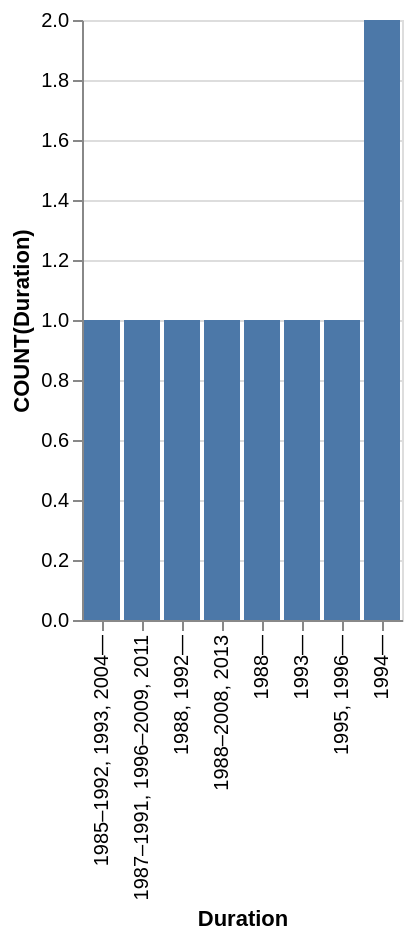

The Vega-Lite source for this figure:
### Vega-Lite specification from a JSON file in a GitHub repository (floating-point values rounded to 4 significant figures)
{"data": {"values": [{"x_data": "1985–1992, 1993, 2004—", "y_data": 1}, {"x_data": "1987–1991, 1996–2009, 2011", "y_data": 1}, {"x_data": "1988, 1992—", "y_data": 1}, {"x_data": "1988–2008, 2013", "y_data": 1}, {"x_data": "1988—", "y_data": 1}, {"x_data": "1993—", "y_data": 1}, {"x_data": "1994—", "y_data": 2}, {"x_data": "1995, 1996—", "y_data": 1}]}, "mark": "bar", "encoding": {"x": {"field": "x_data", "type": "nominal", "title": "Duration", "sort": {"op": "sum", "field": "y_data", "order": "ascending"}}, "y": {"field": "y_data", "type": "quantitative", "title": "COUNT(Duration)"}}}
